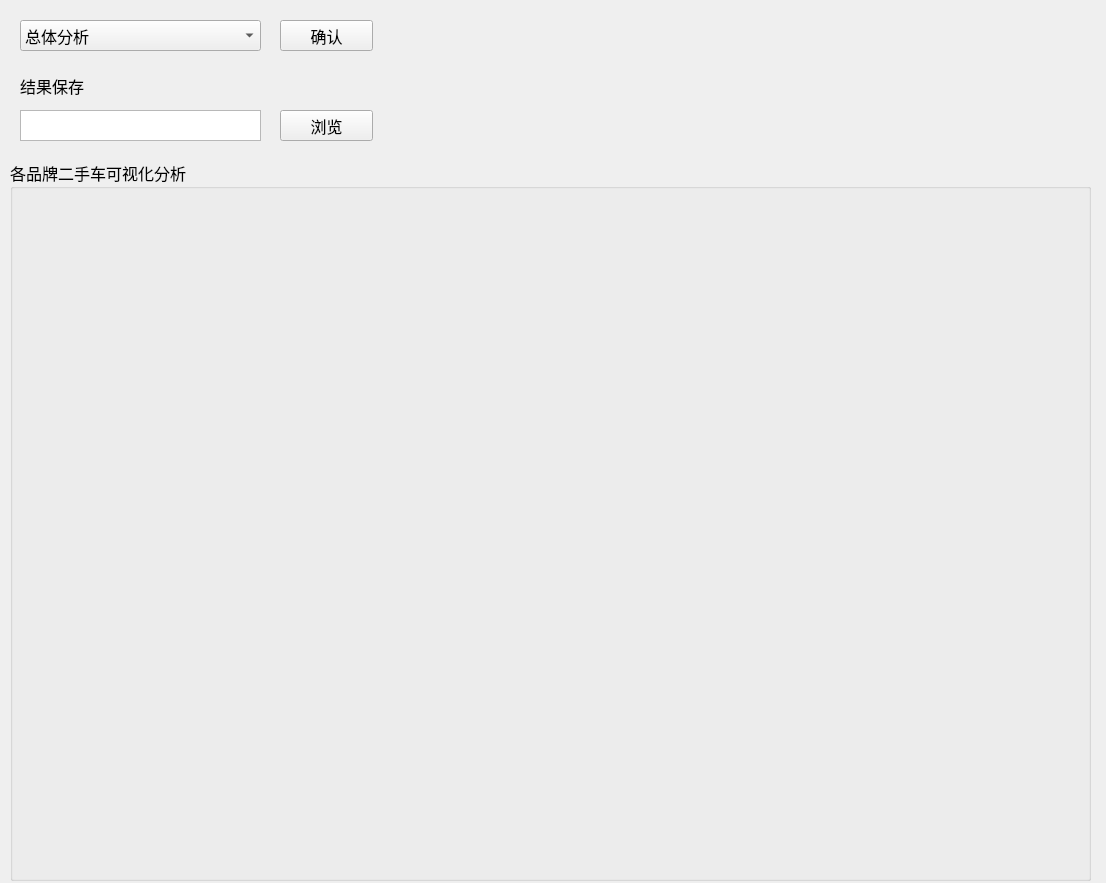
<?xml version="1.0" encoding="UTF-8"?>
<ui version="4.0">
 <class>widget</class>
 <widget class="QWidget" name="widget">
  <property name="geometry">
   <rect>
    <x>0</x>
    <y>0</y>
    <width>1106</width>
    <height>883</height>
   </rect>
  </property>
  <property name="windowTitle">
   <string>可视化分析</string>
  </property>
  <property name="windowIcon">
   <iconset>
    <normaloff>image/汽车.png</normaloff>image/汽车.png</iconset>
  </property>
  <widget class="QComboBox" name="comboBox">
   <property name="geometry">
    <rect>
     <x>20</x>
     <y>20</y>
     <width>241</width>
     <height>31</height>
    </rect>
   </property>
   <property name="font">
    <font>
     <family>Agency FB</family>
     <pointsize>12</pointsize>
    </font>
   </property>
   <item>
    <property name="text">
     <string>总体分析</string>
    </property>
   </item>
   <item>
    <property name="text">
     <string>大众</string>
    </property>
   </item>
   <item>
    <property name="text">
     <string>奔驰</string>
    </property>
   </item>
   <item>
    <property name="text">
     <string>宝马</string>
    </property>
   </item>
   <item>
    <property name="text">
     <string>奥迪</string>
    </property>
   </item>
   <item>
    <property name="text">
     <string>日产</string>
    </property>
   </item>
   <item>
    <property name="text">
     <string>丰田</string>
    </property>
   </item>
   <item>
    <property name="text">
     <string>本田</string>
    </property>
   </item>
   <item>
    <property name="text">
     <string>马自达</string>
    </property>
   </item>
   <item>
    <property name="text">
     <string>哈弗</string>
    </property>
   </item>
   <item>
    <property name="text">
     <string>东风</string>
    </property>
   </item>
   <item>
    <property name="text">
     <string>福特</string>
    </property>
   </item>
   <item>
    <property name="text">
     <string>别克</string>
    </property>
   </item>
   <item>
    <property name="text">
     <string>现代</string>
    </property>
   </item>
   <item>
    <property name="text">
     <string>雪佛兰</string>
    </property>
   </item>
   <item>
    <property name="text">
     <string>吉利</string>
    </property>
   </item>
   <item>
    <property name="text">
     <string>斯巴鲁</string>
    </property>
   </item>
   <item>
    <property name="text">
     <string>雷克萨斯</string>
    </property>
   </item>
  </widget>
  <widget class="QPushButton" name="pushButton_viewConfirm">
   <property name="geometry">
    <rect>
     <x>280</x>
     <y>20</y>
     <width>93</width>
     <height>31</height>
    </rect>
   </property>
   <property name="font">
    <font>
     <family>Agency FB</family>
     <pointsize>12</pointsize>
    </font>
   </property>
   <property name="text">
    <string>确认</string>
   </property>
  </widget>
  <widget class="QTextEdit" name="textEdit">
   <property name="geometry">
    <rect>
     <x>20</x>
     <y>110</y>
     <width>241</width>
     <height>31</height>
    </rect>
   </property>
  </widget>
  <widget class="QLabel" name="label">
   <property name="geometry">
    <rect>
     <x>20</x>
     <y>70</y>
     <width>81</width>
     <height>31</height>
    </rect>
   </property>
   <property name="font">
    <font>
     <family>黑体</family>
     <pointsize>12</pointsize>
    </font>
   </property>
   <property name="text">
    <string>结果保存</string>
   </property>
  </widget>
  <widget class="QPushButton" name="pushButton_2">
   <property name="geometry">
    <rect>
     <x>280</x>
     <y>110</y>
     <width>93</width>
     <height>31</height>
    </rect>
   </property>
   <property name="font">
    <font>
     <family>Agency FB</family>
     <pointsize>12</pointsize>
    </font>
   </property>
   <property name="text">
    <string>浏览</string>
   </property>
  </widget>
  <widget class="QGroupBox" name="groupBox">
   <property name="geometry">
    <rect>
     <x>10</x>
     <y>160</y>
     <width>1081</width>
     <height>721</height>
    </rect>
   </property>
   <property name="font">
    <font>
     <family>黑体</family>
     <pointsize>12</pointsize>
    </font>
   </property>
   <property name="title">
    <string>各品牌二手车可视化分析</string>
   </property>
   <widget class="QWidget" name="gridLayoutWidget">
    <property name="geometry">
     <rect>
      <x>0</x>
      <y>30</y>
      <width>1081</width>
      <height>691</height>
     </rect>
    </property>
    <layout class="QGridLayout" name="gridLayout" rowstretch="0"/>
   </widget>
  </widget>
 </widget>
 <resources/>
 <connections/>
</ui>
